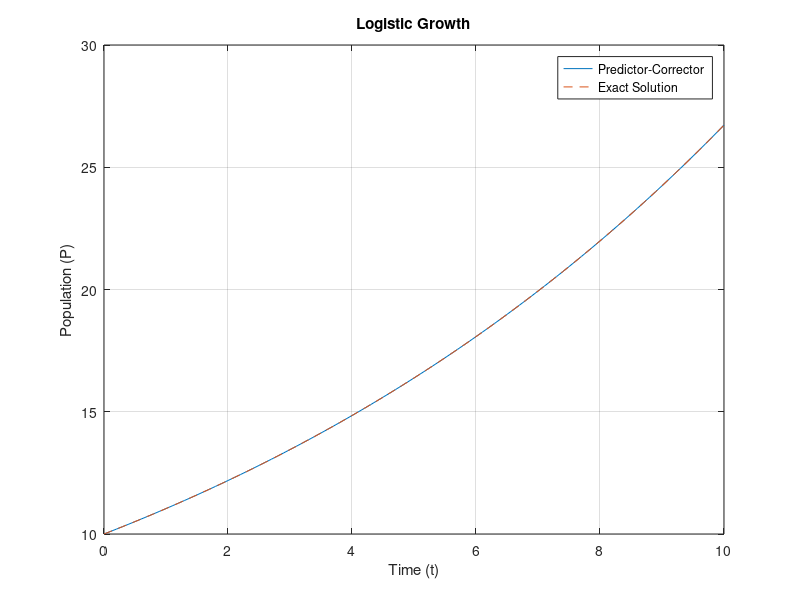

MATLAB code for this plot:
function logistic_growth_plot()

    % Parameters
    t0 = 0.0;
    P0 = 10.0;
    h = 0.1;
    N = 100;
    r = 0.1;
    K = 1000;

    [t_vals, P_vals] = predictor_corrector(P0, t0, h, N, r, K);
    
    % Visualization
    figure;
    plot(t_vals, P_vals, 'DisplayName', 'Predictor-Corrector');
    hold on;
    plot(t_vals, arrayfun(@(t) exact_solution(t, P0, r, K), t_vals), '--', 'DisplayName', 'Exact Solution');
    xlabel('Time (t)');
    ylabel('Population (P)');
    legend();
    title("Logistic Growth");
    grid on;
    
    function dpdt = logistic_growth(t, P, r, K)
        dpdt = r * P * (1 - P / K);
    end

    function P = exact_solution(t, P0, r, K)
        P = (K * P0 * exp(r * t)) / (K + P0 * (exp(r * t) - 1));
    end

    function [t, P] = predictor_corrector(y0, t0, h, N, r, K)
        t = t0;
        P = y0;

        % Bootstrap using 4th order Runge-Kutta
        for i = 1
            k1 = h * logistic_growth(t(end), P(end), r, K);
            k2 = h * logistic_growth(t(end) + 0.5 * h, P(end) + 0.5 * k1, r, K);
            k3 = h * logistic_growth(t(end) + 0.5 * h, P(end) + 0.5 * k2, r, K);
            k4 = h * logistic_growth(t(end) + h, P(end) + k3, r, K);

            P(end+1) = P(end) + (k1 + 2 * k2 + 2 * k3 + k4) / 6;
            t(end+1) = t(end) + h;
        end

        for i = 2:N
            % Predictor
            P_predict = P(end) + h * (1.5 * logistic_growth(t(end), P(end), r, K) - 0.5 * logistic_growth(t(end-1), P(end-1), r, K));
            t_predict = t(end) + h;

            % Corrector
            P_correct = P(end) + h/2 * (logistic_growth(t(end), P(end), r, K) + logistic_growth(t_predict, P_predict, r, K));

            P(end+1) = P_correct;
            t(end+1) = t_predict;
        end
    end

end
